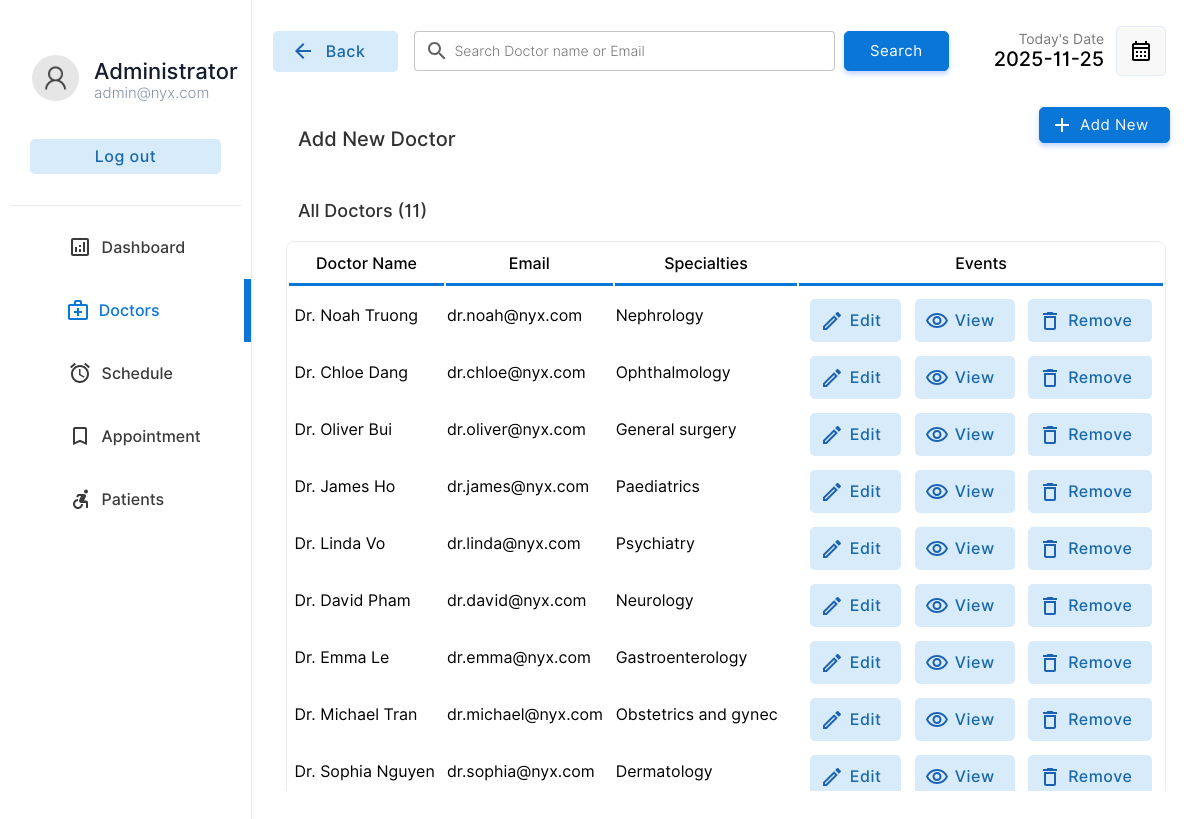
Screenshot of /doctor/doctors.php (signed in) with the database file from the repository.
### tables this page shows
CREATE TABLE IF NOT EXISTS doctor (
    docid int(11) NOT NULL AUTO_INCREMENT,
    docemail varchar(255) DEFAULT NULL,
    docname varchar(255) DEFAULT NULL,
    docpassword varchar(255) DEFAULT NULL,
    docnic varchar(15) DEFAULT NULL,
    doctel varchar(15) DEFAULT NULL,
    specialties int(2) DEFAULT NULL,
    PRIMARY KEY (docid),
    KEY specialties (specialties)
);

CREATE TABLE IF NOT EXISTS specialties (
    id int(2) NOT NULL,
    sname varchar(50) DEFAULT NULL,
    PRIMARY KEY (id)
);

### doctor/doctors.php (the view, shortened to what this page needs)
<!DOCTYPE html>
<html lang="en">
<head>
    <link rel="stylesheet" href="../css/animations.css">
    <link rel="stylesheet" href="../css/main.css">
    <link rel="stylesheet" href="../css/admin.css">
</head>
<body>
    <?php
    include("../connection.php");
    ?>
    <div class="container">
        <div class="menu">
            <table class="menu-container" border="0">
                <tr>
                    <td style="padding:10px" colspan="2">
                        <table border="0" class="profile-container">
                            <tr>
                                <td width="30%" style="padding-left:20px">
                                    <img src="../img/user.png" alt="" width="100%" style="border-radius:50%">
                                </td>
                                <td style="padding:0px;margin:0px;">
                                    <p class="profile-title">Administrator</p>
                                    <p class="profile-subtitle">admin@nyx.com</p>
                                </td>
                            </tr>
                            <tr>
                                <td colspan="2">
                                    <a href="../logout.php"><input type="button" value="Log out"
                                            class="logout-btn btn-primary-soft btn"></a>
                                </td>
                            </tr>
                        </table>
                    </td>
                </tr>
                <tr class="menu-row">
                    <td class="menu-btn menu-icon-dashbord">
                        <a href="index.php" class="non-style-link-menu">
                            <div>
                                <p class="menu-text">Dashboard</p>
                        </a>
        </div></a>
        <tr class="menu-row">
            <td class="menu-btn menu-icon-doctor menu-active menu-icon-doctor-active">
                <a href="doctors.php" class="non-style-link-menu non-style-link-menu-active">
                    <div>
                        <p class="menu-text">Doctors</p>
                </a>
    </div>
    <tr class="menu-row">
        <td class="menu-btn menu-icon-schedule">
            <a href="schedule.php" class="non-style-link-menu">
                <div>
                    <p class="menu-text">Schedule</p>
                </div>
            </a>
        </td>
    </tr>
    <tr class="menu-row">
        <td class="menu-btn menu-icon-appoinment">
            <a href="appointment.php" class="non-style-link-menu">
                <div>
                    <p class="menu-text">Appointment</p>
            </a></div>
        </td>
    </tr>
    <tr class="menu-row">
        <td class="menu-btn menu-icon-patient">
            <a href="patient.php" class="non-style-link-menu">
                <div>
                    <p class="menu-text">Patients</p>
            </a></div>
        </td>
    </tr>
    <div class="dash-body">
        <table border="0" width="100%" style=" border-spacing: 0;margin:0;padding:0;margin-top:25px; ">
            <tr>
                <td width="13%">
                    <a href="doctors.php"><button class="login-btn btn-primary-soft btn btn-icon-back"
                            style="padding-top:11px;padding-bottom:11px;margin-left:20px;width:125px">
                            <font class="tn-in-text">Back</font>
                        </button></a>
                </td>
                <td>
                    <form action="" method="post" class="header-search">
                        <input type="search" name="search" class="input-text header-searchbar"
                            placeholder="Search Doctor name or Email" list="doctors">&nbsp;&nbsp;
                        <?php
                                $list11 = $database->query("select  docname,docemail from  doctor;");
?>
                        <input type="Submit" value="Search" class="login-btn btn-primary btn"
                            style="padding-left: 25px;padding-right: 25px;padding-top: 10px;padding-bottom: 10px;">
                    </form>
                </td>
                <td width="15%">
                    <p style="font-size: 14px;color: rgb(119, 119, 119);padding: 0;margin: 0;text-align: right;">
                        Today's Date
                    </p>
                    <p class="heading-sub12" style="padding: 0;margin: 0;">
                        <?php
                        $date = date('Y-m-d');
                        echo $date;
                        ?>
                    </p>
                </td>
                <td width="10%">
                    <button class="btn-label" style="display: flex;justify-content: center;align-items: center;"><img
                            src="../img/calendar.svg" width="100%"></button>
                </td>
            </tr>
            <tr>
                <td colspan="2" style="padding-top:30px;">
                    <p class="heading-main12" style="margin-left: 45px;font-size:20px;color:rgb(49, 49, 49)">Add New
                        Doctor</p>
                </td>
                <td colspan="2">
                    <a href="?action=add&id=none&error=0" class="non-style-link"><button
                            class="login-btn btn-primary btn button-icon"
                            style="display: flex;justify-content: center;align-items: center;margin-left:75px;background-image: url('../img/icons/add.svg');">Add
                            New</font></button>
                    </a>
                </td>
            </tr>
            <tr>
                <td colspan="4" style="padding-top:10px;">
                    <p class="heading-main12" style="margin-left: 45px;font-size:18px;color:rgb(49, 49, 49)">All Doctors
                        (<?php echo $list11->num_rows; ?>)</p>
                </td>
            </tr>
            <?php
                    if($_POST){
                        $keyword=$_POST["search"];
                        $sqlmain= "select * from doctor where docemail='$keyword' or docname='$keyword' or docname like '$keyword%' or docname like '%$keyword' or docname like '%$keyword%'";
                    }else{
                        $sqlmain= "select * from doctor order by docid desc";
                    }
                ?>
            <tr>
                <td colspan="4">
                    <center>
                        <div class="abc scroll">
                            <table width="93%" class="sub-table scrolldown" border="0">
                                <thead>
                                    <tr>
                                        <th class="table-headin">
                                            Doctor Name
                                        </th>
                                        <th class="table-headin">
                                            Email
                                        </th>
                                        <th class="table-headin">
                                            Specialties
                                        </th>
                                        <th class="table-headin">
                                            Events
                                    </tr>
                                </thead>
                                <tbody>
                                    <?php
                                $result= $database->query($sqlmain);
                                if($result->num_rows==0){
                                    echo '<tr>
                                    <td colspan="4">
                                    <br><br><br><br>
                                    <center>
                                    <img src="../img/notfound.svg" width="25%">
                                    <br>
                                    <p class="heading-main12" style="margin-left: 45px;font-size:20px;color:rgb(49, 49, 49)">We  couldnt find anything related to your keywords !</p>
                                    <a class="non-style-link" href="doctors.php"><button  class="login-btn btn-primary-soft btn"  style="display: flex;justify-content: center;align-items: center;margin-left:20px;">&nbsp; Show all Doctors &nbsp;</font></button>
                                    </a>
                                    </center>
                                    <br><br><br><br>
                                    </td>
                                    </tr>';
                                }
                                else{
                                for ( $x=0; $x<$result->num_rows;$x++){
                                    $row=$result->fetch_assoc();
                                    $docid=$row["docid"];
                                    $name=$row["docname"];
                                    $email=$row["docemail"];
                                    $spe=$row["specialties"];
                                    $spcil_res= $database->query("select sname from specialties where id='$spe'");
                                    $spcil_array= $spcil_res->fetch_assoc();
                                    $spcil_name=$spcil_array["sname"];
                                    echo '<tr>
                                        <td> &nbsp;'.
                                        substr($name,0,30)
                                        .'</td>
                                        <td>
                                        '.substr($email,0,20).'
                                        </td>
                                        <td>
                                            '.substr($spcil_name,0,20).'
                                        </td>
                                        <td>
                                        <div style="display:flex;justify-content: center;">
                                        <a href="?action=edit&id='.$docid.'&error=0" class="non-style-link"><button  class="btn-primary-soft btn button-icon btn-edit"  style="padding-left: 40px;padding-top: 12px;padding-bottom: 12px;margin-top: 10px;"><font class="tn-in-text">Edit</font></button></a>
                                        &nbsp;&nbsp;&nbsp;
                                        <a href="?action=view&id='.$docid.'" class="non-style-link"><button  class="btn-primary-soft btn button-icon btn-view"  style="padding-left: 40px;padding-top: 12px;padding-bottom: 12px;margin-top: 10px;"><font class="tn-in-text">View</font></button></a>
                                       &nbsp;&nbsp;&nbsp;
                                       <a href="?action=drop&id='.$docid.'&name='.$name.'" class="non-style-link"><button  class="btn-primary-soft btn button-icon btn-delete"  style="padding-left: 40px;padding-top: 12px;padding-bottom: 12px;margin-top: 10px;"><font class="tn-in-text">Remove</font></button></a>
                                        </div>
                                        </td>
                                    </tr>';
                                }
                            }
                            ?>
                                </tbody>
                            </table>
                        </div>
                    </center>
                </td>
            </tr>
        </table>
    </div>
</body>
</html>

### css/main.css (style rules this page uses)
:root { --primarycolor: #0A76D8; --primarycolorhover: #006dd3; --btnice:#D8EBFA; --btnnicetext:#1b62b3; }
body { margin: 0; padding: 0; border-spacing: 0; font-family: 'Inter', sans-serif; }
.input-text { border-radius: 4px; border: 0.5px solid rgb(226, 226, 226); padding: 10px; width: 92%; transition: 0.2s; outline: none; }
.input-text { border: 1px solid #e9ecef; font-size: 14px; line-height: 26px; background-color: #fff; display: block; width: 100%; padding: .375rem .75rem; font-weight: 300; line-height: 1.5; color: #212529; background-color: #fff; background-clip: padding-box; -webkit-appearance: none; -moz-appearance: none; appearance: none; border-radius: .25rem; transition: border-color .15s ease-in-out,box-shadow .15s ease-in-out; }
.input-text::placeholder { font-family: 'Inter', sans-serif; }
.btn { cursor: pointer; padding: 8px 20px; outline: none; text-decoration: none; font-size: 15px; letter-spacing: 0.5px; transition: all 0.3s; border-radius: 5px; font-family: 'Inter', sans-serif; }
.btn-primary { background-color: var(--primarycolor) ; border: 1px solid var(--primarycolor) ; color: #fff ; box-shadow: 0 3px 5px 0 rgba(57,108,240,0.3); }
.btn-primary-soft { background-color: #D8EBFA ; color: #1969AA; font-weight: 500; font-size: 16px; border: none; }
.non-style-link:link, .non-style-link:visited, .non-style-link:hover, .non-style-link:active { text-decoration: none; color: rgb(43, 43, 43); }
.btn-label { margin-left: 10px; padding: 12px 12px; outline: none; text-decoration: none; font-size: 15px; letter-spacing: 0.5px; transition: all 0.3s; border-radius: 5px; background-color: #f0f0f073; border: 1px solid rgba(57,108,240,0.1) ; font-family: 'Inter', sans-serif; }
.sub-table { border: 1px solid #ebebeb; border-radius: 8px; }
.table-headin { font-size: 16px; font-weight: 500; padding: 10px; border-bottom: 3px solid var(--primarycolor); }
.abc { width: 100%; height: 550px; overflow: auto; }
input[type=search] { background-image: url('../img/search.svg'); background-position: 10px 50%; background-repeat: no-repeat; transition: 0.5s; padding: 8px 20px 8px 40px; }
.button-icon { background-position: 10px 50%; background-repeat: no-repeat; transition: 0.5s; padding: 8px 20px 8px 40px; }
.menu-btn { padding:6px; color: #3b3b3b; background-position: 30% 50%; background-repeat: no-repeat; transition: 0.5s; }
.menu-text { padding-left: 40%; font-weight: 500; font-size: 16px; }
.menu-active { color: var(--primarycolor); border-right: 7px solid var(--primarycolor); background-color: var(); }
.non-style-link-menu:link, .non-style-link-menu:visited, .non-style-link-menu:active { text-decoration: none; color: #3b3b3b; }
.non-style-link-menu-active:link, .non-style-link-menu-active:visited, .non-style-link-menu-active:active { text-decoration: none; color: var(--primarycolor); }
.menu-icon-dashbord { background-image: url('../img/icons/dashboard.svg'); }
.menu-icon-doctor { background-image: url('../img/icons/doctors.svg'); }
.menu-icon-schedule { background-image: url('../img/icons/schedule.svg'); }
.menu-icon-appoinment { background-image: url('../img/icons/book.svg'); }
.menu-icon-patient { background-image: url('../img/icons/patients.svg'); }
.menu-icon-doctor:hover,.menu-icon-doctor-active { color: var(--primarycolor); background-image: url('../img/icons/doctors-hover.svg'); }
.btn-icon-back { background-image: url('../img/icons/back-iceblue.svg'); background-position: 18px 50%; background-repeat: no-repeat; transition: 0.5s; padding: 8px 20px 8px 40px; }
.btn-edit { background-image: url('../img/icons/edit-iceblue.svg'); }
.btn-view { background-image: url('../img/icons/view-iceblue.svg'); }
.btn-delete { background-image: url('../img/icons/delete-iceblue.svg'); }

### doctor/doctors.php (style rules this page uses)
.sub-table { animation: transitionIn-Y-bottom 0.5s; }

### rows the page displays
doctor: docname "Dr. Noah Truong", docemail "dr.noah@nyx.com", specialties.sname "Nephrology"
doctor: docname "Dr. Chloe Dang", docemail "dr.chloe@nyx.com", specialties.sname "Ophthalmology"
doctor: docname "Dr. Oliver Bui", docemail "dr.oliver@nyx.com", specialties.sname "General surgery"
doctor: docname "Dr. James Ho", docemail "dr.james@nyx.com", specialties.sname "Paediatrics"
doctor: docname "Dr. Linda Vo", docemail "dr.linda@nyx.com", specialties.sname "Psychiatry"
doctor: docname "Dr. David Pham", docemail "dr.david@nyx.com", specialties.sname "Neurology"
doctor: docname "Dr. Emma Le", docemail "dr.emma@nyx.com", specialties.sname "Gastroenterology"
doctor: docname "Dr. Michael Tran", docemail "dr.michael@nyx.com", specialties.sname "Obstetrics and gynec"
doctor: docname "Dr. Sophia Nguyen", docemail "dr.sophia@nyx.com", specialties.sname "Dermatology"

### other values shown
$list11->num_rows "11"
